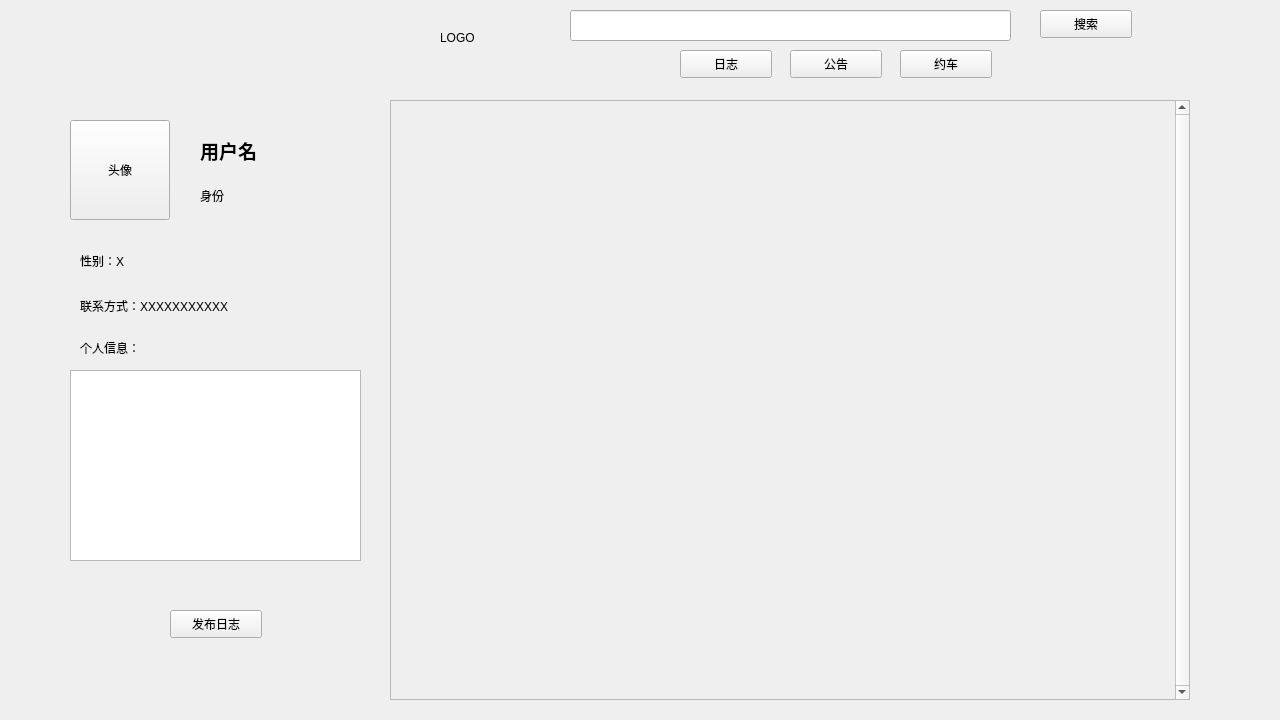
<?xml version="1.0" encoding="UTF-8"?>
<ui version="4.0">
 <class>Widget</class>
 <widget class="QWidget" name="Widget">
  <property name="geometry">
   <rect>
    <x>0</x>
    <y>0</y>
    <width>1280</width>
    <height>720</height>
   </rect>
  </property>
  <property name="minimumSize">
   <size>
    <width>1280</width>
    <height>720</height>
   </size>
  </property>
  <property name="maximumSize">
   <size>
    <width>1280</width>
    <height>720</height>
   </size>
  </property>
  <property name="windowTitle">
   <string>Widget</string>
  </property>
  <widget class="QWidget" name="widget" native="true">
   <property name="geometry">
    <rect>
     <x>390</x>
     <y>-10</y>
     <width>800</width>
     <height>720</height>
    </rect>
   </property>
   <property name="minimumSize">
    <size>
     <width>800</width>
     <height>720</height>
    </size>
   </property>
   <property name="maximumSize">
    <size>
     <width>800</width>
     <height>720</height>
    </size>
   </property>
   <widget class="QLabel" name="label">
    <property name="geometry">
     <rect>
      <x>50</x>
      <y>10</y>
      <width>75</width>
      <height>75</height>
     </rect>
    </property>
    <property name="minimumSize">
     <size>
      <width>75</width>
      <height>75</height>
     </size>
    </property>
    <property name="maximumSize">
     <size>
      <width>75</width>
      <height>75</height>
     </size>
    </property>
    <property name="text">
     <string>LOGO</string>
    </property>
    <property name="textFormat">
     <enum>Qt::AutoText</enum>
    </property>
   </widget>
   <widget class="QLineEdit" name="lineEdit">
    <property name="geometry">
     <rect>
      <x>180</x>
      <y>20</y>
      <width>441</width>
      <height>31</height>
     </rect>
    </property>
   </widget>
   <widget class="QPushButton" name="btn_search">
    <property name="geometry">
     <rect>
      <x>650</x>
      <y>20</y>
      <width>92</width>
      <height>28</height>
     </rect>
    </property>
    <property name="text">
     <string>搜索</string>
    </property>
   </widget>
   <widget class="QStackedWidget" name="stackedWidget">
    <property name="geometry">
     <rect>
      <x>0</x>
      <y>110</y>
      <width>800</width>
      <height>600</height>
     </rect>
    </property>
    <property name="minimumSize">
     <size>
      <width>800</width>
      <height>600</height>
     </size>
    </property>
    <property name="maximumSize">
     <size>
      <width>800</width>
      <height>600</height>
     </size>
    </property>
    <property name="currentIndex">
     <number>3</number>
    </property>
    <widget class="QWidget" name="page">
     <widget class="QScrollArea" name="scrollArea">
      <property name="geometry">
       <rect>
        <x>0</x>
        <y>0</y>
        <width>800</width>
        <height>591</height>
       </rect>
      </property>
      <property name="minimumSize">
       <size>
        <width>800</width>
        <height>591</height>
       </size>
      </property>
      <property name="maximumSize">
       <size>
        <width>800</width>
        <height>591</height>
       </size>
      </property>
      <property name="verticalScrollBarPolicy">
       <enum>Qt::ScrollBarAlwaysOn</enum>
      </property>
      <property name="widgetResizable">
       <bool>true</bool>
      </property>
      <widget class="QWidget" name="scrollAreaWidgetContents">
       <property name="geometry">
        <rect>
         <x>0</x>
         <y>0</y>
         <width>777</width>
         <height>843</height>
        </rect>
       </property>
       <layout class="QVBoxLayout" name="verticalLayout_2">
        <item>
         <widget class="Rizhi" name="widget_2" native="true">
          <property name="minimumSize">
           <size>
            <width>750</width>
            <height>200</height>
           </size>
          </property>
          <property name="maximumSize">
           <size>
            <width>750</width>
            <height>200</height>
           </size>
          </property>
          <widget class="Rizhi" name="widget_8" native="true">
           <property name="geometry">
            <rect>
             <x>0</x>
             <y>0</y>
             <width>750</width>
             <height>200</height>
            </rect>
           </property>
           <property name="minimumSize">
            <size>
             <width>750</width>
             <height>200</height>
            </size>
           </property>
           <property name="maximumSize">
            <size>
             <width>750</width>
             <height>200</height>
            </size>
           </property>
          </widget>
         </widget>
        </item>
        <item>
         <widget class="Gonggao" name="widget_6" native="true">
          <property name="minimumSize">
           <size>
            <width>750</width>
            <height>200</height>
           </size>
          </property>
          <property name="maximumSize">
           <size>
            <width>750</width>
            <height>200</height>
           </size>
          </property>
         </widget>
        </item>
        <item>
         <widget class="Yueche" name="widget_7" native="true">
          <property name="minimumSize">
           <size>
            <width>750</width>
            <height>200</height>
           </size>
          </property>
          <property name="maximumSize">
           <size>
            <width>750</width>
            <height>200</height>
           </size>
          </property>
         </widget>
        </item>
        <item>
         <widget class="Rizhi" name="widget_9" native="true">
          <property name="minimumSize">
           <size>
            <width>750</width>
            <height>200</height>
           </size>
          </property>
          <property name="maximumSize">
           <size>
            <width>750</width>
            <height>200</height>
           </size>
          </property>
         </widget>
        </item>
       </layout>
      </widget>
     </widget>
    </widget>
    <widget class="QWidget" name="page_2">
     <widget class="QScrollArea" name="scrollArea_2">
      <property name="geometry">
       <rect>
        <x>0</x>
        <y>0</y>
        <width>800</width>
        <height>600</height>
       </rect>
      </property>
      <property name="minimumSize">
       <size>
        <width>800</width>
        <height>600</height>
       </size>
      </property>
      <property name="maximumSize">
       <size>
        <width>800</width>
        <height>600</height>
       </size>
      </property>
      <property name="verticalScrollBarPolicy">
       <enum>Qt::ScrollBarAlwaysOn</enum>
      </property>
      <property name="widgetResizable">
       <bool>true</bool>
      </property>
      <widget class="QWidget" name="scrollAreaWidgetContents_2">
       <property name="geometry">
        <rect>
         <x>0</x>
         <y>0</y>
         <width>777</width>
         <height>598</height>
        </rect>
       </property>
       <layout class="QVBoxLayout" name="verticalLayout"/>
      </widget>
     </widget>
    </widget>
    <widget class="QWidget" name="page_3">
     <widget class="QScrollArea" name="scrollArea_3">
      <property name="geometry">
       <rect>
        <x>0</x>
        <y>0</y>
        <width>800</width>
        <height>600</height>
       </rect>
      </property>
      <property name="minimumSize">
       <size>
        <width>800</width>
        <height>600</height>
       </size>
      </property>
      <property name="maximumSize">
       <size>
        <width>800</width>
        <height>600</height>
       </size>
      </property>
      <property name="verticalScrollBarPolicy">
       <enum>Qt::ScrollBarAlwaysOn</enum>
      </property>
      <property name="widgetResizable">
       <bool>true</bool>
      </property>
      <widget class="QWidget" name="scrollAreaWidgetContents_3">
       <property name="geometry">
        <rect>
         <x>0</x>
         <y>0</y>
         <width>777</width>
         <height>598</height>
        </rect>
       </property>
       <layout class="QVBoxLayout" name="verticalLayout_4"/>
      </widget>
     </widget>
    </widget>
    <widget class="QWidget" name="page_4">
     <widget class="QScrollArea" name="scrollArea_4">
      <property name="geometry">
       <rect>
        <x>0</x>
        <y>0</y>
        <width>800</width>
        <height>600</height>
       </rect>
      </property>
      <property name="minimumSize">
       <size>
        <width>800</width>
        <height>600</height>
       </size>
      </property>
      <property name="maximumSize">
       <size>
        <width>800</width>
        <height>600</height>
       </size>
      </property>
      <property name="verticalScrollBarPolicy">
       <enum>Qt::ScrollBarAlwaysOn</enum>
      </property>
      <property name="widgetResizable">
       <bool>true</bool>
      </property>
      <widget class="QWidget" name="scrollAreaWidgetContents_4">
       <property name="geometry">
        <rect>
         <x>0</x>
         <y>0</y>
         <width>777</width>
         <height>598</height>
        </rect>
       </property>
       <layout class="QVBoxLayout" name="verticalLayout_3"/>
      </widget>
     </widget>
    </widget>
   </widget>
   <widget class="QPushButton" name="btn_rizhi">
    <property name="geometry">
     <rect>
      <x>290</x>
      <y>60</y>
      <width>92</width>
      <height>28</height>
     </rect>
    </property>
    <property name="text">
     <string>日志</string>
    </property>
   </widget>
   <widget class="QPushButton" name="btn_gonggao">
    <property name="geometry">
     <rect>
      <x>400</x>
      <y>60</y>
      <width>92</width>
      <height>28</height>
     </rect>
    </property>
    <property name="text">
     <string>公告</string>
    </property>
   </widget>
   <widget class="QPushButton" name="btn_yueche">
    <property name="geometry">
     <rect>
      <x>510</x>
      <y>60</y>
      <width>92</width>
      <height>28</height>
     </rect>
    </property>
    <property name="text">
     <string>约车</string>
    </property>
   </widget>
  </widget>
  <widget class="QWidget" name="widget_10" native="true">
   <property name="geometry">
    <rect>
     <x>60</x>
     <y>110</y>
     <width>320</width>
     <height>600</height>
    </rect>
   </property>
   <property name="minimumSize">
    <size>
     <width>320</width>
     <height>600</height>
    </size>
   </property>
   <property name="maximumSize">
    <size>
     <width>320</width>
     <height>600</height>
    </size>
   </property>
   <widget class="QLabel" name="label_3">
    <property name="geometry">
     <rect>
      <x>20</x>
      <y>140</y>
      <width>91</width>
      <height>21</height>
     </rect>
    </property>
    <property name="text">
     <string>性别：X</string>
    </property>
   </widget>
   <widget class="QPushButton" name="pushButton">
    <property name="geometry">
     <rect>
      <x>110</x>
      <y>500</y>
      <width>92</width>
      <height>28</height>
     </rect>
    </property>
    <property name="text">
     <string>发布日志</string>
    </property>
   </widget>
   <widget class="QLabel" name="label_2">
    <property name="geometry">
     <rect>
      <x>140</x>
      <y>20</y>
      <width>101</width>
      <height>41</height>
     </rect>
    </property>
    <property name="font">
     <font>
      <family>Agency FB</family>
      <pointsize>14</pointsize>
      <weight>75</weight>
      <bold>true</bold>
     </font>
    </property>
    <property name="text">
     <string>用户名</string>
    </property>
   </widget>
   <widget class="QLabel" name="label_4">
    <property name="geometry">
     <rect>
      <x>140</x>
      <y>70</y>
      <width>91</width>
      <height>31</height>
     </rect>
    </property>
    <property name="text">
     <string>身份</string>
    </property>
   </widget>
   <widget class="QToolButton" name="toolButton">
    <property name="geometry">
     <rect>
      <x>10</x>
      <y>10</y>
      <width>100</width>
      <height>100</height>
     </rect>
    </property>
    <property name="minimumSize">
     <size>
      <width>100</width>
      <height>100</height>
     </size>
    </property>
    <property name="maximumSize">
     <size>
      <width>100</width>
      <height>100</height>
     </size>
    </property>
    <property name="text">
     <string>头像</string>
    </property>
   </widget>
   <widget class="QLabel" name="label_5">
    <property name="geometry">
     <rect>
      <x>20</x>
      <y>180</y>
      <width>181</width>
      <height>31</height>
     </rect>
    </property>
    <property name="text">
     <string>联系方式：XXXXXXXXXXX</string>
    </property>
   </widget>
   <widget class="QLabel" name="label_6">
    <property name="geometry">
     <rect>
      <x>20</x>
      <y>230</y>
      <width>72</width>
      <height>15</height>
     </rect>
    </property>
    <property name="text">
     <string>个人信息：</string>
    </property>
   </widget>
   <widget class="QTextEdit" name="textEdit">
    <property name="geometry">
     <rect>
      <x>10</x>
      <y>260</y>
      <width>291</width>
      <height>191</height>
     </rect>
    </property>
   </widget>
  </widget>
 </widget>
 <customwidgets>
  <customwidget>
   <class>Rizhi</class>
   <extends>QWidget</extends>
   <header location="global">rizhi.h</header>
   <container>1</container>
  </customwidget>
  <customwidget>
   <class>Gonggao</class>
   <extends>QWidget</extends>
   <header location="global">gonggao.h</header>
   <container>1</container>
  </customwidget>
  <customwidget>
   <class>Yueche</class>
   <extends>QWidget</extends>
   <header location="global">yueche.h</header>
   <container>1</container>
  </customwidget>
 </customwidgets>
 <resources/>
 <connections/>
</ui>
